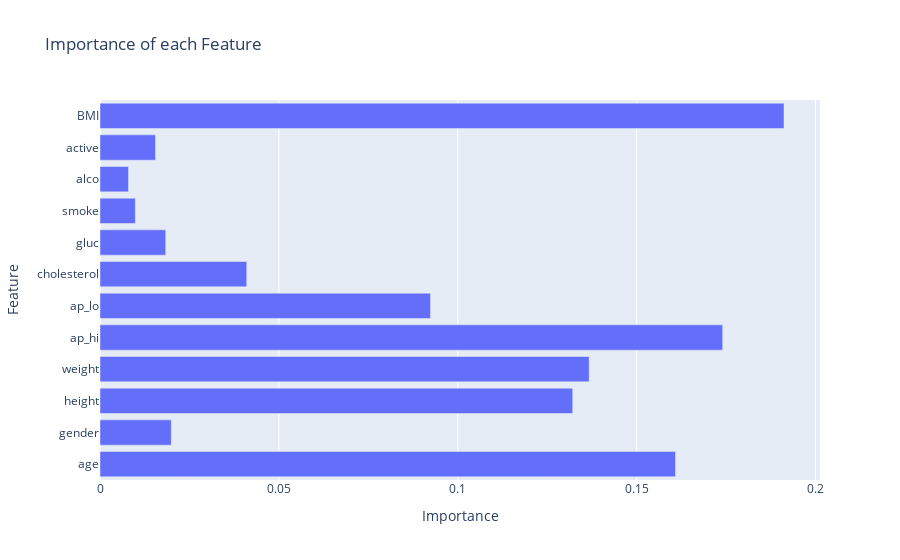

Notebook code for this chart:
### Markdown cell above
**Random Forest Classifier:**

It provides a convenient way to assess feature importance based on how well each feature contributes to decision-making within the model.
By examining feature importance, we can reduce the dimensionality in our dataset by selecting only the most influential features, which can lead to improved model efficiency and interpretability.

### Code cell
from sklearn.ensemble import RandomForestClassifier
import pandas as pd
#RFC on  dataset without outliers(weight,ap_lo,ap_hi)
X_train, X_test, y_train, y_test = train_test_split(zscore_df.drop(columns=['cardio','index','id'], axis=1),zscore_df['cardio'],test_size=0.2,random_state=42)
X_train.shape, X_test.shape

rfc=RandomForestClassifier(random_state=42)
rfc.fit(X_train, y_train)
importance_df = pd.DataFrame({
    'Feature': X_train.columns,
    'Importance': rfc.feature_importances_})

import plotly.express as px
px.bar(importance_df,x='Importance',y='Feature', orientation='h',title='Importance of each Feature')

### Figure 1 — Plotly figure (JSON) as saved in the notebook; plotly's stock layout.template omitted (floating-point values rounded to 4 significant figures)
{"data": [{"alignmentgroup": "True", "hovertemplate": "Importance=%{x}<br>Feature=%{y}<extra></extra>", "legendgroup": "", "marker": {"color": "#636efa", "pattern": {"shape": ""}}, "name": "", "offsetgroup": "", "orientation": "h", "showlegend": false, "textposition": "auto", "type": "bar", "x": [0.1609, 0.01991, 0.1321, 0.1367, 0.174, 0.09239, 0.04101, 0.01836, 0.009878, 0.007969, 0.01552, 0.1912], "xaxis": "x", "y": ["age", "gender", "height", "weight", "ap_hi", "ap_lo", "cholesterol", "gluc", "smoke", "alco", "active", "BMI"], "yaxis": "y"}], "layout": {"barmode": "relative", "legend": {"tracegroupgap": 0}, "title": {"text": "Importance of each Feature"}, "xaxis": {"anchor": "y", "domain": [0, 1], "title": {"text": "Importance"}}, "yaxis": {"anchor": "x", "domain": [0, 1], "title": {"text": "Feature"}}}}
